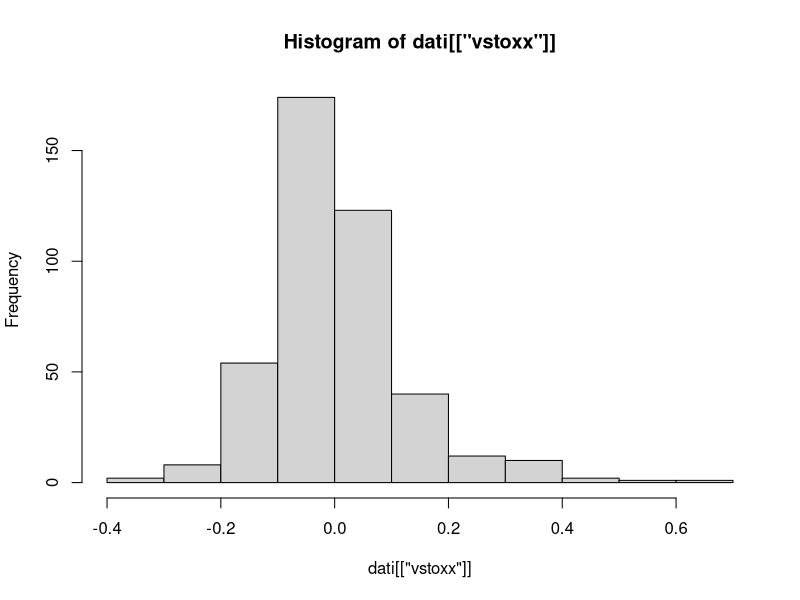
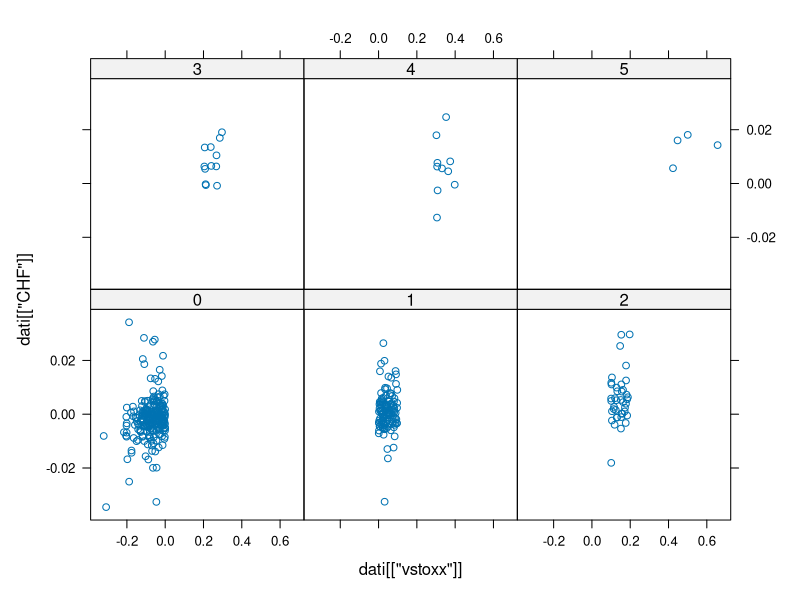
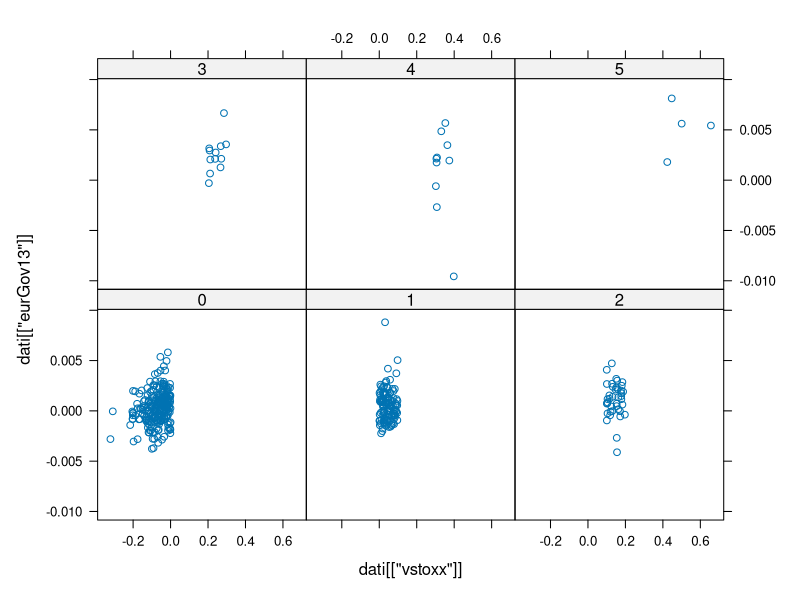
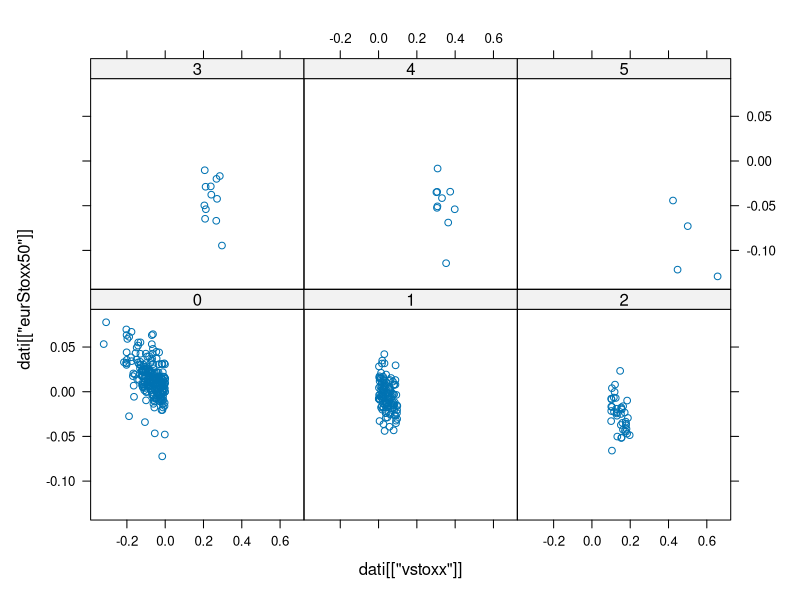

These figures' R source, in order:
# TODO: Add comment
# 
# Author: claudio
###############################################################################

library(lattice)
dati <- read.csv("Book1.csv",header=TRUE,stringsAsFactors=FALSE)

names(dati)[2] <- "eurGov13"
names(dati)[17] <- "chfGov13"
names(dati)[25] <- "eurCorp"
names(dati)[28] <- "eurHY"
names(dati)[41] <- "eurConv"
names(dati)[44] <- "eurStoxx50"
names(dati)[53] <- "gold"

names(dati)[60] <- "vstoxx"

vstoxx <- dati[["vstoxx"]]
hist(dati[["vstoxx"]])


factor1 <- as.factor(
		as.integer(vstoxx>0) +
		as.integer(vstoxx>0.1) +
		as.integer(vstoxx>0.2) +
		as.integer(vstoxx>0.3) +
		as.integer(vstoxx>0.4)
)


xyplot(dati[["CHF"]]~dati[["vstoxx"]] | factor1)

xyplot(dati[["eurGov13"]]~dati[["vstoxx"]] | factor1)

xyplot(dati[["eurStoxx50"]]~dati[["vstoxx"]] | factor1)


a <- function(series){
	x <- data.frame(nrOss=tapply(X=vstoxx,factor1,FUN=length))
	nomi <- c("  < 0"," 0-10","10-20","20-30","30-40","  >40")
	rownames(x) <- nomi
	x <- cbind(x,mediaVxx=tapply(X=vstoxx,factor1,FUN=mean)*100)
	
	x <- cbind(x,"q_25"=tapply(X=series,factor1,FUN=quantile,probs=0.25))
	x <- cbind(x,median=tapply(X=series,factor1,FUN=median)*100)
	x <- cbind(x,mean=tapply(X=series,factor1,FUN=mean)*100)
	x <- cbind(x,"q_75"=tapply(X=series,factor1,FUN=quantile,probs=0.75))
	
	print(x)

}